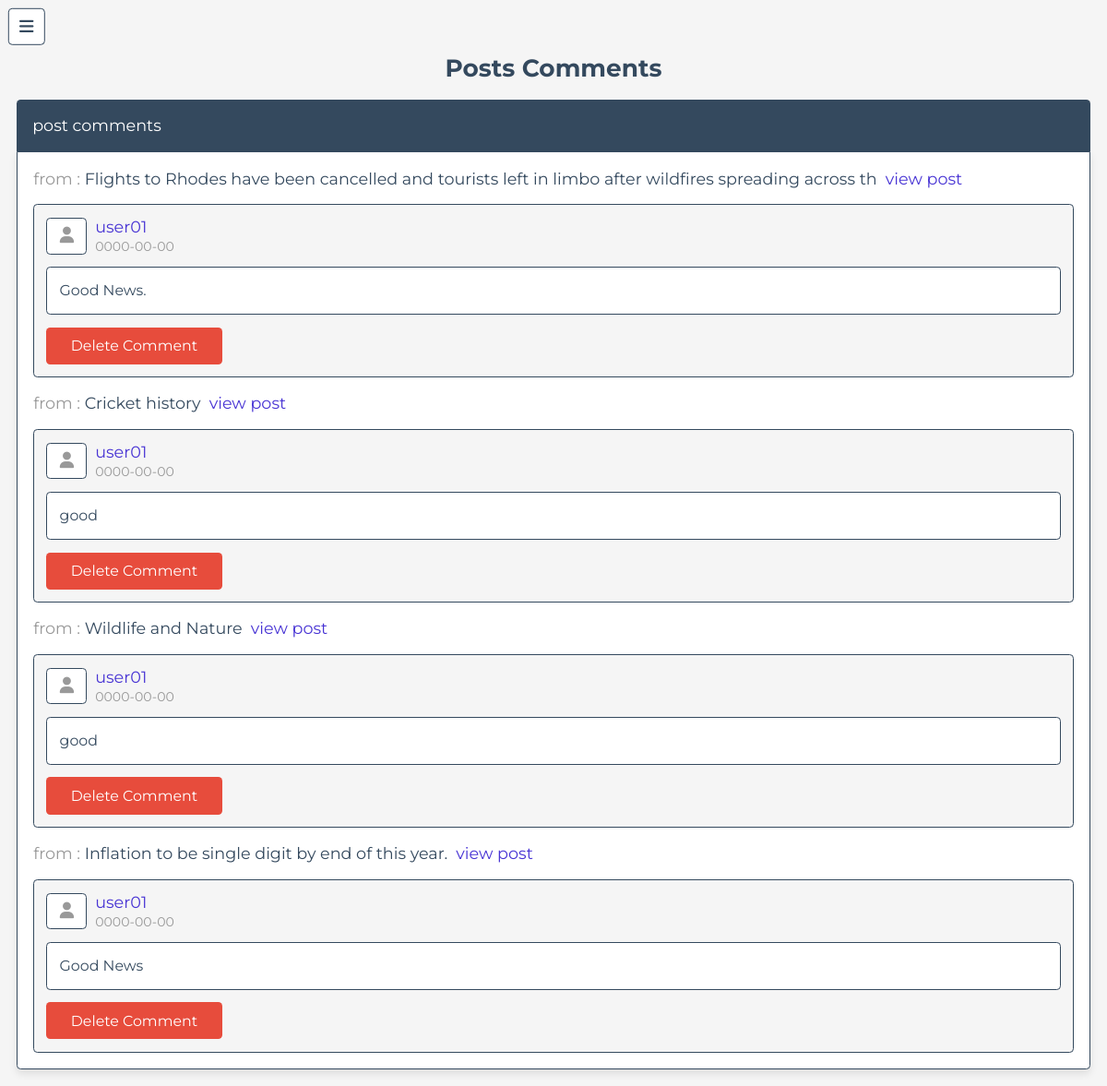
Screenshot of /admin/comments.php (signed in) with the database file from the repository.
### tables this page shows
CREATE TABLE IF NOT EXISTS `posts` (
  `id` int NOT NULL AUTO_INCREMENT,
  `admin_id` int NOT NULL,
  `name` varchar(100) NOT NULL,
  `title` varchar(100) NOT NULL,
  `content` varchar(5000) NOT NULL,
  `category` varchar(50) NOT NULL,
  `image` varchar(100) NOT NULL,
  `date` date NOT NULL,
  `status` varchar(10) NOT NULL,
  PRIMARY KEY (`id`)
);

CREATE TABLE IF NOT EXISTS `comments` (
  `id` int NOT NULL AUTO_INCREMENT,
  `post_id` int NOT NULL,
  `admin_id` int NOT NULL,
  `user_id` int NOT NULL,
  `user_name` varchar(50) NOT NULL,
  `comment` varchar(1000) NOT NULL,
  `date` date NOT NULL,
  PRIMARY KEY (`id`)
);

### admin/comments.php (the view, shortened to what this page needs)
<?php
include '../components/connect.php';
$admin_id = $_SESSION['admin_id'];
?>
<!DOCTYPE html>
<html lang="en">
<head>
   <link rel="stylesheet" href="https://cdnjs.cloudflare.com/ajax/libs/font-awesome/6.1.1/css/all.min.css">
   <link rel="stylesheet" href="../css/admin_style.css">
</head>
<body>
<?php include '../components/admin_header.php' ?>
<section class="comments">
   <h1 class="heading">posts comments</h1>
   <p class="comment-title">post comments</p>
   <div class="box-container">
   <?php
         $select_comments = $conn->prepare("SELECT * FROM `comments` WHERE admin_id = ?");
         $select_comments->execute([$admin_id]);
         if($select_comments->rowCount() > 0){
            while($fetch_comments = $select_comments->fetch(PDO::FETCH_ASSOC)){
      ?>
      <?php
         $select_posts = $conn->prepare("SELECT * FROM `posts` WHERE id = ?");
         $select_posts->execute([$fetch_comments['post_id']]);
         while($fetch_posts = $select_posts->fetch(PDO::FETCH_ASSOC)){
      ?>
      <div class="post-title"> from : <span><?= $fetch_posts['title']; ?></span> <a href="read_post.php?post_id=<?= $fetch_posts['id']; ?>" >view post</a></div>
      <?php
         }
      ?>
   <div class="box">
      <div class="user">
         <i class="fas fa-user"></i>
         <div class="user-info">
            <span><?= $fetch_comments['user_name']; ?></span>
            <div><?= $fetch_comments['date']; ?></div>
         </div>
      </div>
      <div class="text"><?= $fetch_comments['comment']; ?></div>
      <form action="" method="POST">
         <button type="submit" class="inline-delete-btn" name="delete_comment" onclick="return confirm('delete this comment?');">delete comment</button>
      </form>
   </div>
   <?php
         }
      }else{
         echo '<p class="empty">no comments added yet!</p>';
      }
   ?>
   </div>
</section>
</body>
</html>

### css/admin_style.css (style rules this page uses)
:root { --main-color:#4834d4; --red:#e74c3c; --orange:#f39c12; --black:#34495e; --white:#fff; --light-bg:#f5f5f5; --light-color:#999; --border:.2rem solid var(--black); --box-shadow:0 .5rem 1rem rgba(0,0,0,.1); }
* { font-family: 'Montserrat', sans-serif; margin:0; padding:0; box-sizing: border-box; text-decoration: none; outline: none; border:none; }
html { font-size: 62.5%; overflow-x: hidden; }
body { background-color: var(--light-bg); padding-left: 35rem; }
section { max-width: 1200px; margin:0 auto; padding:2rem; }
.btn, .delete-btn, .option-btn, .inline-btn, .inline-option-btn, .inline-delete-btn { margin-top: 1rem; border-radius: .5rem; cursor: pointer; font-size: 1.8rem; color:var(--white); padding:1.2rem 3rem; text-transform: capitalize; text-align: center; }
.inline-btn, .inline-option-btn, .inline-delete-btn { display: inline-block; margin-right: 1rem; }
.inline-delete-btn, .delete-btn { background-color: var(--red); }
.heading { text-align: center; margin-bottom: 2rem; text-transform: capitalize; color:var(--black); font-size: 3rem; }
.comments .comment-title { border-top-right-radius: .5rem; border-top-left-radius: .5rem; background-color: var(--black); padding:2rem; color:var(--white); font-size: 2rem; }
.comments .box-container { border-bottom-right-radius: .5rem; border-bottom-left-radius: .5rem; background-color: var(--white); box-shadow: var(--box-shadow); border:var(--border); padding:2rem; display: grid; gap:2rem; }
.comments .box-container .box { background-color: var(--light-bg); border-radius: .5rem; padding:1.5rem; border:var(--border); }
.comments .box-container .post-title { font-size: 2rem; color:var(--light-color); }
.comments .box-container .post-title span { color: var(--black); }
.comments .box-container .post-title a { color:var(--main-color); margin-left: .5rem; }
.comments .box-container .box .user { display: flex; align-items: center; gap:1rem; margin-bottom: 1.5rem; }
.comments .box-container .box .user i { font-size: 2rem; border-radius: .5rem; border:var(--border); height: 4.5rem; width: 5rem; line-height: 4.1rem; background-color: var(--white); text-align: center; color:var(--light-color); }
.comments .box-container .box .user .user-info span { font-size: 2rem; color:var(--main-color); }
.comments .box-container .box .user .user-info div { color:var(--light-color); font-size: 1.6rem; margin-top: .2rem; }
.comments .box-container .box .text { font-size: 1.8rem; color:var(--black); line-height: 1.5; white-space: pre-line; background-color: var(--white); border-radius: .5rem; padding:1.5rem; margin:.5rem 0; border:var(--border); }
@media (max-width:1200px) { html { font-size: 55%; } }
@media (max-width:1200px) { body { padding-left: 0; } }

### rows the page displays
comments: user_name "user01", date "0000-00-00", comment "Good News."
posts: title "Flights to Rhodes have been cancelled and tourists left in limbo after wildfires spreading across th"
comments: user_name "user01", date "0000-00-00", comment "good"
posts: title "Cricket history"
comments: user_name "user01", date "0000-00-00", comment "good"
posts: title "Wildlife and Nature"
comments: user_name "user01", date "0000-00-00", comment "Good News"
posts: title "Inflation to be single digit by end of this year."
